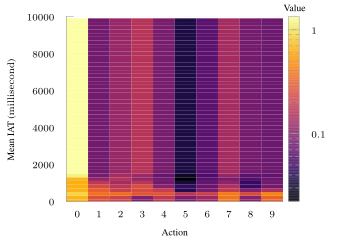

Recreate this plot in gnuplot.
set terminal tikz standalone color size 9cm,6cm font '\scriptsize' preamble '\usepackage{microtype} \usepackage{times} \usepackage[T1]{fontenc} \usepackage{siunitx}\sisetup{detect-all}' createstyle
set output "policy-16-tcp-f5-mean-log.tex"

#load "parula.pal"
load "inferno.pal"

set style line 102 lc rgb '#a0a0a0' lt 1 lw 1
#set style boxplot outliers pointtype 7
#set style data boxplot
set border ls 102
set colorbox border 102
set key textcolor rgb "black"
set tics textcolor rgb "black"
set label textcolor rgb "black"

set border 3
set grid y
set xtics nomirror
set xtics offset 1.5,0
set xtics (0, 1, 2, 3, 4, 5, 6, 7, 8, 9)
set ytics nomirror

set datafile separator ","

set xlabel "Action"
set ylabel "Mean IAT ($\\si{\milli\second}$)"
set label "Value" at graph 0.98,1.05

set yrange [0.0:10000.0]
set xrange [0.0:10.0]
#set key inside bottom right

#set lmargin at screen 0.05;
#set rmargin at screen 1.1;
#set bmargin at screen 0.1;
#set tmargin at screen 0.95;

set log cb

xs(x) = x - .5
ys(y) = y * (10000.0 / 50.0)

plot '../results/tcp-action-f5-16-mean-p.csv' matrix u (xs($1)):(ys($2)):3 every ::1 with image pixels notitle

set out
